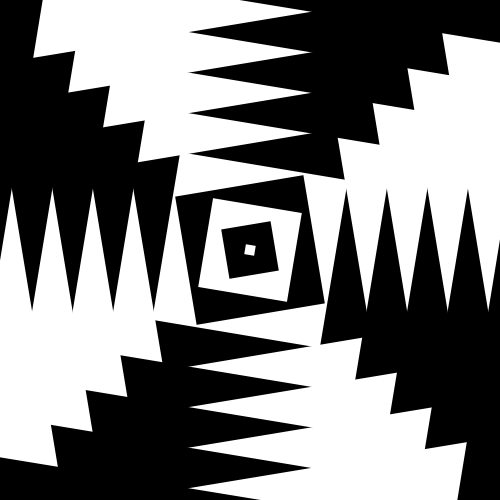
Frame 1 (no input)
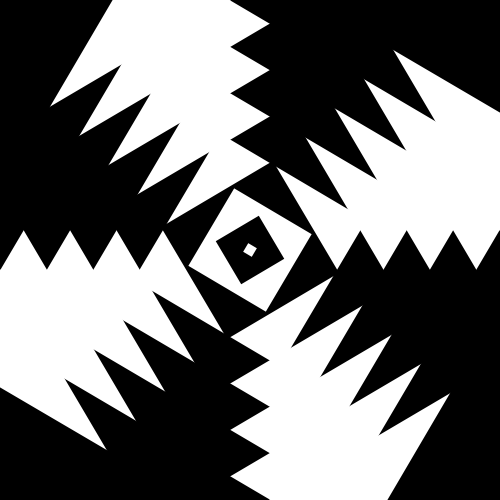
Frame 60 (the mouse pressed at the canvas centre just before this capture)
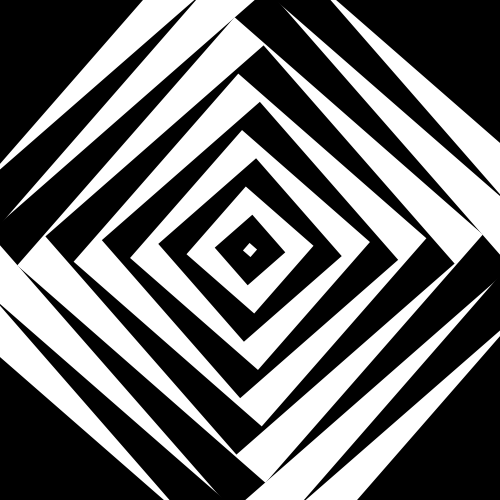
Frame 120 (the mouse held since frame 60 and released just before this capture)

The Processing sketch that drew these frames (run headless with seeded random() and noise(); from frame 60 on, the mouse is pressed at the canvas centre):

// Processing sketch: processing_168288
// ── processing_168288.pde

void setup()
{
  size (500,500);
  background(0); 
  noStroke();

  
 
}

void draw()

{
   

background(0);
 fill(255);
 pushMatrix();
 translate(250, 250);
rotate(radians(millis())*0.1);
rectMode(CENTER);
 rect(0,0,490,490);
 popMatrix();
 pushMatrix();
  translate(250, 250);
  fill(0);
rotate(radians(millis())*-0.1);
rectMode(CENTER);
 rect(0,0,450,450);
 popMatrix();
  pushMatrix();
  translate(250, 250);
  fill(255);
rotate(radians(millis())*0.1);
rectMode(CENTER);
 rect(0,0,410,410);
 popMatrix();
   pushMatrix();
  translate(250, 250);
  fill(0);
rotate(radians(millis())*-0.1);
rectMode(CENTER);
 rect(0,0,370,370);
 popMatrix();
    pushMatrix();
  translate(250, 250);
  fill(255);
rotate(radians(millis())*0.1);
rectMode(CENTER);
 rect(0,0,330,330);
 popMatrix();
     pushMatrix();
  translate(250, 250);
  fill(0);
rotate(radians(millis())*-0.1);
rectMode(CENTER);
 rect(0,0,290,290);
 popMatrix();
      pushMatrix();
  translate(250, 250);
  fill(255);
rotate(radians(millis())*0.1);
rectMode(CENTER);
 rect(0,0,250,250);
 popMatrix();
       pushMatrix();
  translate(250, 250);
  fill(0);
rotate(radians(millis())*-0.1);
rectMode(CENTER);
 rect(0,0,210,210);
 popMatrix();    
 pushMatrix();
  translate(250, 250);
  fill(255);
rotate(radians(millis())*0.1);
rectMode(CENTER);
 rect(0,0,170,170);
popMatrix();
 pushMatrix();
  translate(250, 250);
  fill(0);
rotate(radians(millis())*-0.1);
rectMode(CENTER);
 rect(0,0,130,130);
popMatrix();
 pushMatrix();
  translate(250, 250);
  fill(255);
rotate(radians(millis())*0.1);
rectMode(CENTER);
 rect(0,0,90,90);
popMatrix();
 pushMatrix();
  translate(250, 250);
  fill(0);
rotate(radians(millis())*-0.1);
rectMode(CENTER);
 rect(0,0,50,50);
popMatrix();
 pushMatrix();
  translate(250, 250);
  fill(255);
rotate(radians(millis())*0.1);
rectMode(CENTER);
 rect(0,0,10,10);
popMatrix();

}
